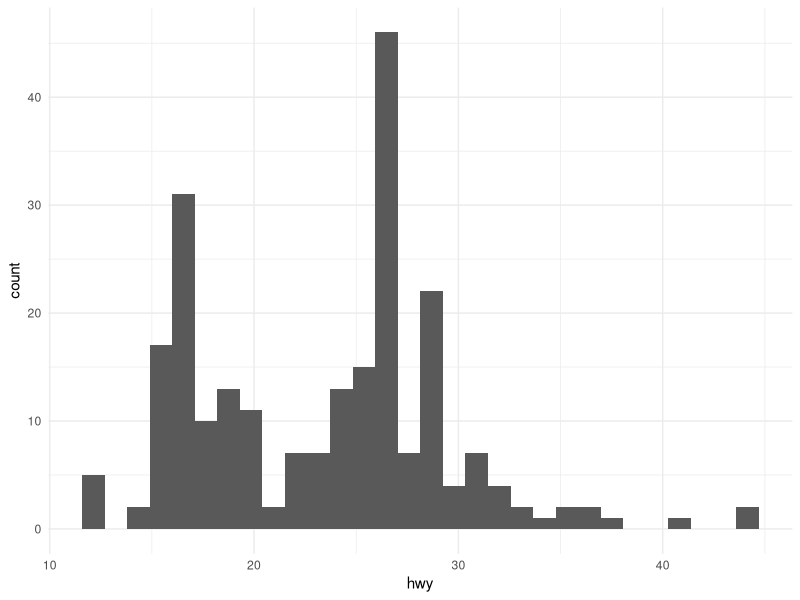
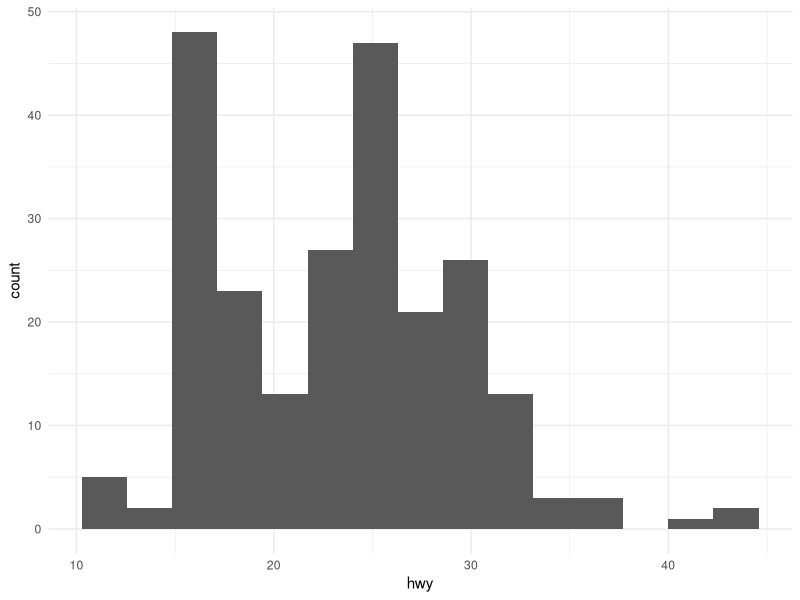
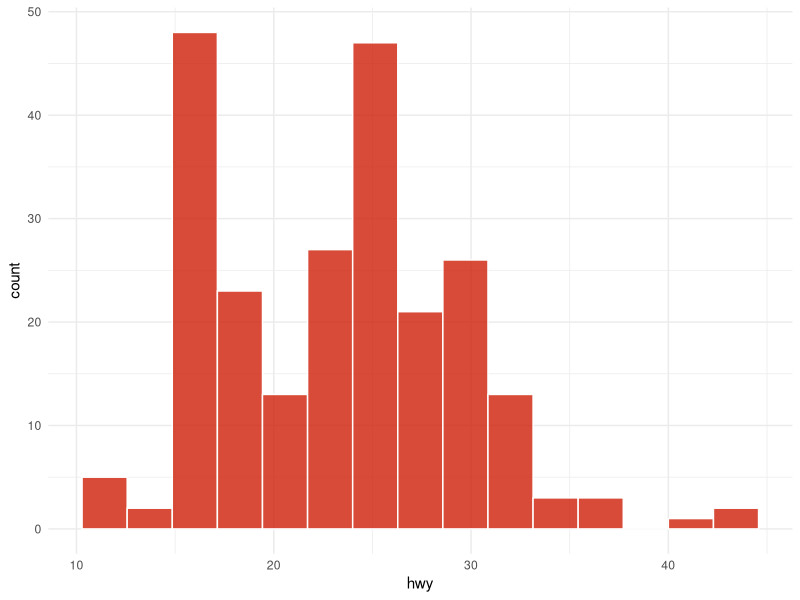
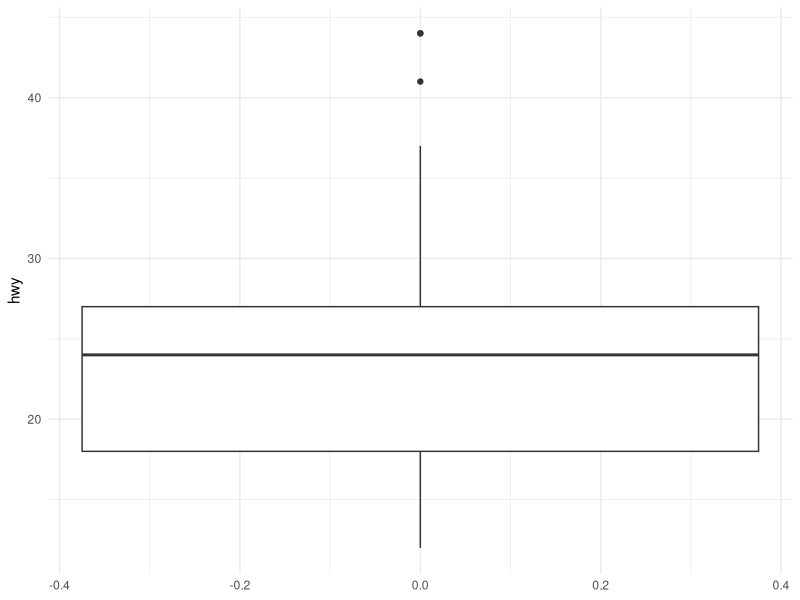
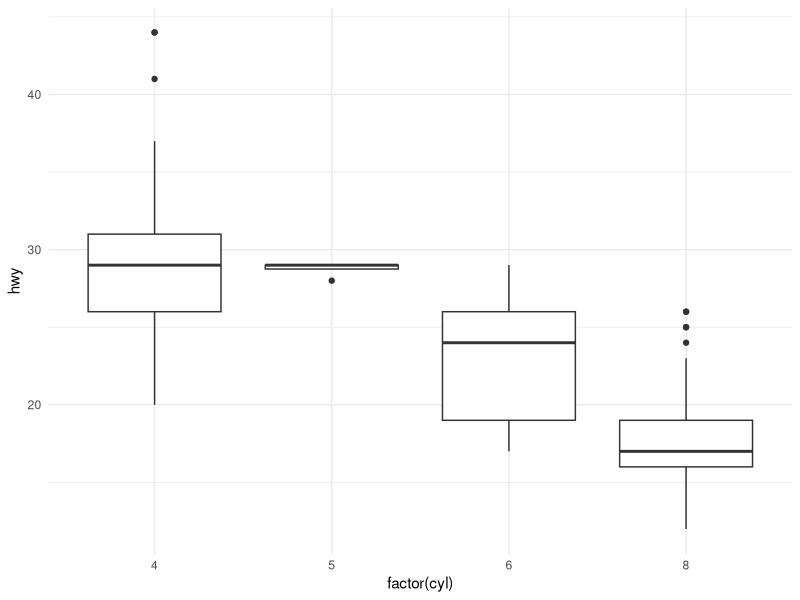
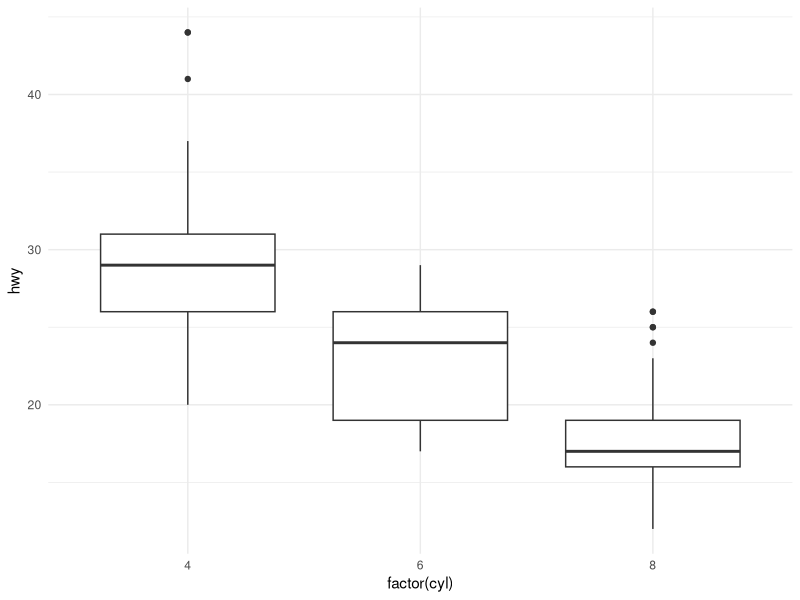
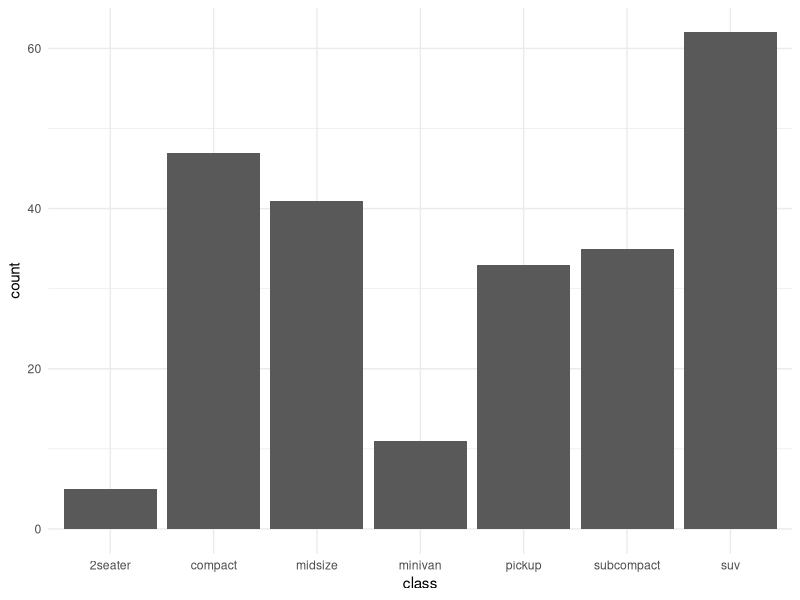
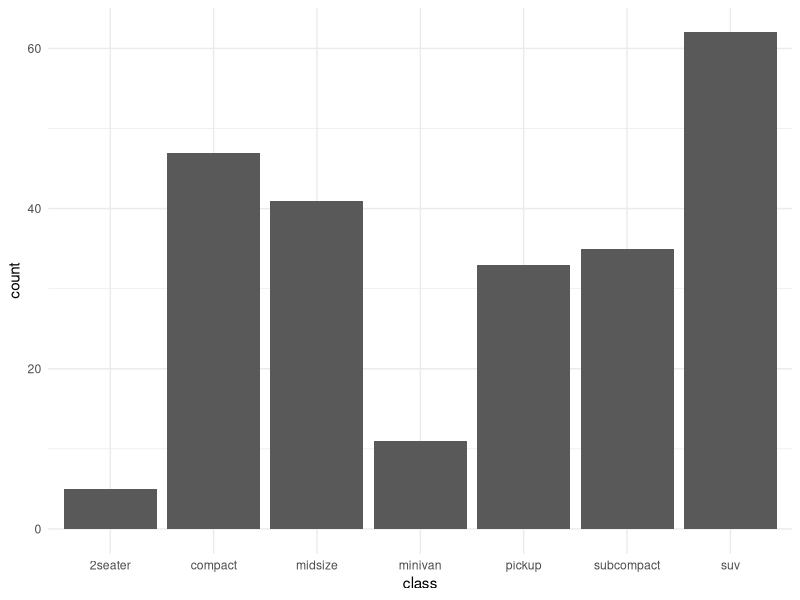

R code for these plots, in order:
## ---- chunk 1
library(tidyverse)
## ---- chunk 2

theme_set(theme_minimal())

## ---- chunk 3
count(mpg, hwy)
## ---- chunk 4
ggplot(mpg, aes(x = hwy)) +
  geom_histogram()
## ---- chunk 5
ggplot(mpg, aes(x = hwy)) +
  geom_histogram(bins = 15)
## ---- chunk 6
ggplot(mpg, aes(x = hwy)) +
  geom_histogram(bins = 15, color = "white", fill = "#CD1E07", alpha = 0.8)
## ---- chunk 7
ggplot(mpg, aes(y = hwy)) +
  geom_boxplot()
## ---- chunk 8
ggplot(mpg, aes(x = factor(cyl),y = hwy)) +
  geom_boxplot() 
## ---- chunk 9
mpg %>% 
  filter(cyl != 5) %>% 
  ggplot(aes(x = factor(cyl),y = hwy)) +
  geom_boxplot() 
## ---- chunk 10
ggplot(mpg, aes(x = class)) +
  geom_bar()
## ---- chunk 11
mpg %>% 
  group_by(class) %>% 
  summarize(count = n()) %>% 
  ggplot(aes(x = class, y = count)) +
  geom_col()
## ---- chunk 12
mpg %>% 
  group_by(class) %>% 
  summarize(hwy_mean = mean(hwy)) %>% 
  ggplot(aes(x = class, y = hwy_mean)) +
  geom_col()
## ---- chunk 13
mpg %>% 
  group_by(class) %>% 
  summarize(count = n()) %>% 
  ggplot(aes(x = reorder(class, count), y = count)) +
  geom_col()
## ---- chunk 14
mpg %>% 
  group_by(class) %>% 
  summarize(count = n()) %>% 
  ggplot(aes(x = reorder(class, -count), y = count)) +
  geom_col()
## ---- chunk 15
mpg %>% 
  group_by(class) %>% 
  summarize(count = n()) %>% 
  ggplot(aes(x = reorder(class, count), y = count)) +
  geom_col() +
  labs(x = "Vehicle Class", y = "Count")
## ---- chunk 16
mpg %>% 
  group_by(class) %>% 
  summarize(count = n()) %>% 
  ggplot(aes(x = reorder(class, count), y = count)) +
  geom_col() +
  geom_text(aes(label = count)) +
  labs(x = "Vehicle Class", y = "Count")
## ---- chunk 17
mpg %>% 
  group_by(class) %>% 
  summarize(count = n()) %>% 
  ggplot(aes(x = reorder(class, count), y = count)) +
  geom_col() +
  geom_text(aes(label = count, y = 50)) +
  labs(x = "Vehicle Class", y = "Count")
## ---- chunk 18
mpg %>% 
  group_by(class) %>% 
  summarize(count = n()) %>% 
  ggplot(aes(x = reorder(class, count), y = count)) +
  geom_col() +
  geom_text(aes(label = count, y = count + 2)) +
  labs(x = "Vehicle Class", y = "Count")
## ---- chunk 19
mpg %>% 
  group_by(class) %>% 
  summarize(count = n()) %>% 
  ggplot(aes(x = reorder(class, count), y = count)) +
  geom_col() +
  geom_text(aes(label = count, y = count - 2), color = "white") +
  labs(x = "Vehicle Class", y = "Count")
## ---- chunk 20
mpg %>% 
  group_by(class) %>% 
  summarize(count = n()) %>% 
  ggplot(aes(x = reorder(class, count), y = count)) +
  geom_col() +
  geom_text(aes(label = count, y = count - 2, color = "white")) +
  labs(x = "Vehicle Class", y = "Count")
## ---- chunk 21
mpg %>% 
  group_by(class) %>% 
  summarize(count = n()) %>% 
  ggplot(aes(x = reorder(class, count), y = count)) +
  geom_col() +
  geom_text(aes(label = count, y = count - 2), color = "white") +
  labs(x = "Vehicle Class", y = "Count",
       title = "SUVs dominate the sample",
       subtitle = "Only a handful of minivans and 2-seaters are in the sample",
       caption = "This dataset contains a subset of the fuel economy data that the EPA makes available on https://fueleconomy.gov/.")
## ---- chunk 22
ggplot(mpg, aes(x = hwy, y = cty)) +
  geom_point() +
  labs(x = "Highway mpg", y = "City mpg")
## ---- chunk 23
ggplot(mpg, aes(x = hwy, y = cty)) +
  geom_point(color = "blue") +
  labs(x = "Highway mpg", y = "City mpg")
## ---- chunk 24
ggplot(mpg, aes(x = hwy, y = cty)) +
  geom_point(shape = 21, color = "red", fill = "pink") +
  labs(x = "Highway mpg", y = "City mpg")
## ---- chunk 25
ggplot(mpg, aes(x = hwy, y = cty)) +
  geom_point(shape = 21, color = "red", fill = "pink") +
  geom_smooth(method = "lm") +
  labs(x = "Highway mpg", y = "City mpg")
## ---- chunk 26
ggplot(mpg, aes(x = hwy, y = cty)) +
  geom_point(shape = 21, color = "red", fill = "pink") +
  geom_smooth(method = "lm", se = FALSE) +
  labs(x = "Highway mpg", y = "City mpg")
## ---- chunk 27
ggplot(mpg, aes(x = hwy, y = cty)) +
  geom_smooth(method = "lm", se = FALSE) +
  geom_point(shape = 21, color = "red", fill = "pink") +
  labs(x = "Highway mpg", y = "City mpg")
## ---- chunk 28
head(economics)
## ---- chunk 29
ggplot(economics, aes(x = date, y = pop)) +
  geom_line()
